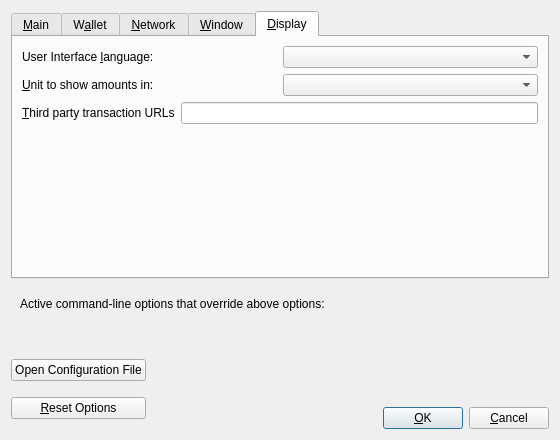
<?xml version="1.0" encoding="UTF-8"?>
<ui version="4.0">
 <class>OptionsDialog</class>
 <widget class="QDialog" name="OptionsDialog">
  <property name="geometry">
   <rect>
    <x>0</x>
    <y>0</y>
    <width>560</width>
    <height>440</height>
   </rect>
  </property>
  <property name="windowTitle">
   <string>Options</string>
  </property>
  <property name="modal">
   <bool>true</bool>
  </property>
  <layout class="QVBoxLayout" name="verticalLayout">
   <item>
    <widget class="QTabWidget" name="tabWidget">
     <property name="currentIndex">
      <number>4</number>
     </property>
     <widget class="QWidget" name="tabMain">
      <attribute name="title">
       <string>&amp;Main</string>
      </attribute>
      <layout class="QVBoxLayout" name="verticalLayout_Main">
       <item>
        <widget class="QCheckBox" name="sinAtStartup">
         <property name="toolTip">
          <string>Automatically start %1 after logging in to the system.</string>
         </property>
         <property name="text">
          <string>&amp;Start %1 on system login</string>
         </property>
        </widget>
       </item>
       <item>
        <spacer name="horizontalSpacer_0_Main">
         <property name="orientation">
          <enum>Qt::Horizontal</enum>
         </property>
         <property name="sizeHint" stdset="0">
          <size>
           <width>40</width>
           <height>5</height>
          </size>
         </property>
        </spacer>
       </item>
       <item>
        <layout class="QHBoxLayout" name="horizontalLayout_Main_Prune">
         <item>
          <widget class="QCheckBox" name="prune">
           <property name="toolTip">
            <string>Disables some advanced features but all blocks will still be fully validated. Reverting this setting requires re-downloading the entire blockchain. Actual disk usage may be somewhat higher.</string>
           </property>
           <property name="text">
            <string>Prune &amp;block storage to</string>
           </property>
          </widget>
         </item>
         <item>
          <widget class="QSpinBox" name="pruneSize"/>
         </item>
         <item>
          <widget class="QLabel" name="pruneSizeUnitLabel">
           <property name="text">
            <string>GB</string>
           </property>
           <property name="textFormat">
            <enum>Qt::PlainText</enum>
           </property>
          </widget>
         </item>
         <item>
          <spacer name="horizontalSpacer_Main_Prune">
           <property name="orientation">
            <enum>Qt::Horizontal</enum>
           </property>
           <property name="sizeHint" stdset="0">
            <size>
             <width>40</width>
             <height>20</height>
            </size>
           </property>
          </spacer>
         </item>
        </layout>
       </item>
       <item>
        <widget class="QLabel" name="pruneWarning">
         <property name="text">
          <string>Reverting this setting requires re-downloading the entire blockchain.</string>
         </property>
         <property name="textFormat">
          <enum>Qt::PlainText</enum>
         </property>
        </widget>
       </item>
       <item>
        <layout class="QHBoxLayout" name="horizontalLayout_2_Main">
         <item>
          <widget class="QLabel" name="databaseCacheLabel">
           <property name="text">
            <string>Size of &amp;database cache</string>
           </property>
           <property name="textFormat">
            <enum>Qt::PlainText</enum>
           </property>
           <property name="buddy">
            <cstring>databaseCache</cstring>
           </property>
          </widget>
         </item>
         <item>
          <widget class="QSpinBox" name="databaseCache"/>
         </item>
         <item>
          <widget class="QLabel" name="databaseCacheUnitLabel">
           <property name="text">
            <string>MB</string>
           </property>
           <property name="textFormat">
            <enum>Qt::PlainText</enum>
           </property>
          </widget>
         </item>
         <item>
          <spacer name="horizontalSpacer_2_Main">
           <property name="orientation">
            <enum>Qt::Horizontal</enum>
           </property>
           <property name="sizeHint" stdset="0">
            <size>
             <width>40</width>
             <height>20</height>
            </size>
           </property>
          </spacer>
         </item>
        </layout>
       </item>
       <item>
        <layout class="QHBoxLayout" name="horizontalLayout_Main_VerifyLabel">
         <item>
          <widget class="QLabel" name="threadsScriptVerifLabel">
           <property name="text">
            <string>Number of script &amp;verification threads</string>
           </property>
           <property name="textFormat">
            <enum>Qt::PlainText</enum>
           </property>
           <property name="buddy">
            <cstring>threadsScriptVerif</cstring>
           </property>
          </widget>
         </item>
         <item>
          <widget class="QSpinBox" name="threadsScriptVerif">
           <property name="toolTip">
            <string>(0 = auto, &lt;0 = leave that many cores free)</string>
           </property>
          </widget>
         </item>
         <item>
          <spacer name="horizontalSpacer_Main_Threads">
           <property name="orientation">
            <enum>Qt::Horizontal</enum>
           </property>
           <property name="sizeHint" stdset="0">
            <size>
             <width>40</width>
             <height>20</height>
            </size>
           </property>
          </spacer>
         </item>
        </layout>
       </item>
       <item>
        <spacer name="verticalSpacer_Main">
         <property name="orientation">
          <enum>Qt::Vertical</enum>
         </property>
         <property name="sizeHint" stdset="0">
          <size>
           <width>20</width>
           <height>40</height>
          </size>
         </property>
        </spacer>
       </item>
      </layout>
     </widget>
     <widget class="QWidget" name="tabWallet">
      <attribute name="title">
       <string>W&amp;allet</string>
      </attribute>
      <layout class="QVBoxLayout" name="verticalLayout_Wallet">
       <item>
        <widget class="QGroupBox" name="groupBox">
         <property name="title">
          <string>Expert</string>
         </property>
         <layout class="QVBoxLayout" name="verticalLayout_2">
          <item>
           <widget class="QCheckBox" name="coinControlFeatures">
            <property name="toolTip">
             <string>Whether to show coin control features or not.</string>
            </property>
            <property name="text">
             <string>Enable coin &amp;control features</string>
            </property>
           </widget>
          </item>
          <item>
           <widget class="QCheckBox" name="showMasternodesTab">
            <property name="toolTip">
             <string>Show additional tab listing all your InfinityNodes in first sub-tab&lt;br/&gt;and all InfinityNodes on the network in second sub-tab.</string>
            </property>
            <property name="text">
             <string>Show InfinityNodes Tab</string>
            </property>
           </widget>
          </item>
          <item>
           <widget class="QCheckBox" name="spendZeroConfChange">
            <property name="toolTip">
             <string>If you disable the spending of unconfirmed change, the change from a transaction cannot be used until that transaction has at least one confirmation. This also affects how your balance is computed.</string>
            </property>
            <property name="text">
             <string>&amp;Spend unconfirmed change</string>
            </property>
           </widget>
          </item>
         </layout>
        </widget>
       </item>
       <item>
        <spacer name="verticalSpacer_Wallet">
         <property name="orientation">
          <enum>Qt::Vertical</enum>
         </property>
         <property name="sizeHint" stdset="0">
          <size>
           <width>20</width>
           <height>40</height>
          </size>
         </property>
        </spacer>
       </item>
      </layout>
     </widget>
     <widget class="QWidget" name="tabNetwork">
      <attribute name="title">
       <string>&amp;Network</string>
      </attribute>
      <layout class="QVBoxLayout" name="verticalLayout_Network">
       <item>
        <widget class="QCheckBox" name="mapPortUpnp">
         <property name="toolTip">
          <string>Automatically open the SIN client port on the router. This only works when your router supports UPnP and it is enabled.</string>
         </property>
         <property name="text">
          <string>Map port using &amp;UPnP</string>
         </property>
        </widget>
       </item>
       <item>
        <widget class="QCheckBox" name="allowIncoming">
         <property name="toolTip">
          <string>Accept connections from outside.</string>
         </property>
         <property name="text">
          <string>Allow incomin&amp;g connections</string>
         </property>
        </widget>
       </item>
       <item>
        <widget class="QCheckBox" name="connectSocks">
         <property name="toolTip">
          <string>Connect to the SIN network through a SOCKS5 proxy.</string>
         </property>
         <property name="text">
          <string>&amp;Connect through SOCKS5 proxy (default proxy):</string>
         </property>
        </widget>
       </item>
       <item>
        <layout class="QHBoxLayout" name="horizontalLayout_1_Network">
         <item>
          <widget class="QLabel" name="proxyIpLabel">
           <property name="text">
            <string>Proxy &amp;IP:</string>
           </property>
           <property name="textFormat">
            <enum>Qt::PlainText</enum>
           </property>
           <property name="buddy">
            <cstring>proxyIp</cstring>
           </property>
          </widget>
         </item>
         <item>
          <widget class="QValidatedLineEdit" name="proxyIp">
           <property name="minimumSize">
            <size>
             <width>140</width>
             <height>0</height>
            </size>
           </property>
           <property name="maximumSize">
            <size>
             <width>140</width>
             <height>16777215</height>
            </size>
           </property>
           <property name="toolTip">
            <string>IP address of the proxy (e.g. IPv4: 127.0.0.1 / IPv6: ::1)</string>
           </property>
          </widget>
         </item>
         <item>
          <widget class="QLabel" name="proxyPortLabel">
           <property name="text">
            <string>&amp;Port:</string>
           </property>
           <property name="textFormat">
            <enum>Qt::PlainText</enum>
           </property>
           <property name="buddy">
            <cstring>proxyPort</cstring>
           </property>
          </widget>
         </item>
         <item>
          <widget class="QLineEdit" name="proxyPort">
           <property name="minimumSize">
            <size>
             <width>55</width>
             <height>0</height>
            </size>
           </property>
           <property name="maximumSize">
            <size>
             <width>55</width>
             <height>16777215</height>
            </size>
           </property>
           <property name="toolTip">
            <string>Port of the proxy (e.g. 9050)</string>
           </property>
          </widget>
         </item>
         <item>
          <spacer name="horizontalSpacer_1_Network">
           <property name="orientation">
            <enum>Qt::Horizontal</enum>
           </property>
           <property name="sizeHint" stdset="0">
            <size>
             <width>40</width>
             <height>20</height>
            </size>
           </property>
          </spacer>
         </item>
        </layout>
       </item>
       <item>
        <layout class="QHBoxLayout" name="horizontalLayout_2_Network">
         <item>
          <widget class="QLabel" name="proxyActiveNets">
           <property name="text">
            <string>Used for reaching peers via:</string>
           </property>
           <property name="textFormat">
            <enum>Qt::PlainText</enum>
           </property>
          </widget>
         </item>
         <item>
          <widget class="QCheckBox" name="proxyReachIPv4">
           <property name="enabled">
            <bool>false</bool>
           </property>
           <property name="toolTip">
            <string>Shows if the supplied default SOCKS5 proxy is used to reach peers via this network type.</string>
           </property>
           <property name="text">
            <string/>
           </property>
          </widget>
         </item>
         <item>
          <widget class="QLabel" name="proxyReachIPv4Label">
           <property name="text">
            <string>IPv4</string>
           </property>
           <property name="textFormat">
            <enum>Qt::PlainText</enum>
           </property>
          </widget>
         </item>
         <item>
          <widget class="QCheckBox" name="proxyReachIPv6">
           <property name="enabled">
            <bool>false</bool>
           </property>
           <property name="toolTip">
            <string>Shows if the supplied default SOCKS5 proxy is used to reach peers via this network type.</string>
           </property>
           <property name="text">
            <string/>
           </property>
          </widget>
         </item>
         <item>
          <widget class="QLabel" name="proxyReachIPv6Label">
           <property name="text">
            <string>IPv6</string>
           </property>
           <property name="textFormat">
            <enum>Qt::PlainText</enum>
           </property>
          </widget>
         </item>
         <item>
          <widget class="QCheckBox" name="proxyReachTor">
           <property name="enabled">
            <bool>false</bool>
           </property>
           <property name="toolTip">
            <string>Shows if the supplied default SOCKS5 proxy is used to reach peers via this network type.</string>
           </property>
           <property name="text">
            <string/>
           </property>
          </widget>
         </item>
         <item>
          <widget class="QLabel" name="proxyReachTorLabel">
           <property name="text">
            <string>Tor</string>
           </property>
           <property name="textFormat">
            <enum>Qt::PlainText</enum>
           </property>
          </widget>
         </item>
         <item>
          <spacer name="horizontalSpacer_2_Network">
           <property name="orientation">
            <enum>Qt::Horizontal</enum>
           </property>
           <property name="sizeHint" stdset="0">
            <size>
             <width>40</width>
             <height>20</height>
            </size>
           </property>
          </spacer>
         </item>
        </layout>
       </item>
       <item>
        <widget class="QCheckBox" name="connectSocksTor">
         <property name="toolTip">
          <string>Connect to the SIN network through a separate SOCKS5 proxy for Tor hidden services.</string>
         </property>
         <property name="text">
          <string>Use separate SOCKS&amp;5 proxy to reach peers via Tor hidden services:</string>
         </property>
        </widget>
       </item>
       <item>
        <layout class="QHBoxLayout" name="horizontalLayout_3_Network">
         <item>
          <widget class="QLabel" name="proxyIpTorLabel">
           <property name="text">
            <string>Proxy &amp;IP:</string>
           </property>
           <property name="textFormat">
            <enum>Qt::PlainText</enum>
           </property>
           <property name="buddy">
            <cstring>proxyIpTor</cstring>
           </property>
          </widget>
         </item>
         <item>
          <widget class="QValidatedLineEdit" name="proxyIpTor">
           <property name="minimumSize">
            <size>
             <width>140</width>
             <height>0</height>
            </size>
           </property>
           <property name="maximumSize">
            <size>
             <width>140</width>
             <height>16777215</height>
            </size>
           </property>
           <property name="toolTip">
            <string>IP address of the proxy (e.g. IPv4: 127.0.0.1 / IPv6: ::1)</string>
           </property>
          </widget>
         </item>
         <item>
          <widget class="QLabel" name="proxyPortTorLabel">
           <property name="text">
            <string>&amp;Port:</string>
           </property>
           <property name="textFormat">
            <enum>Qt::PlainText</enum>
           </property>
           <property name="buddy">
            <cstring>proxyPortTor</cstring>
           </property>
          </widget>
         </item>
         <item>
          <widget class="QLineEdit" name="proxyPortTor">
           <property name="minimumSize">
            <size>
             <width>55</width>
             <height>0</height>
            </size>
           </property>
           <property name="maximumSize">
            <size>
             <width>55</width>
             <height>16777215</height>
            </size>
           </property>
           <property name="toolTip">
            <string>Port of the proxy (e.g. 9050)</string>
           </property>
          </widget>
         </item>
         <item>
          <spacer name="horizontalSpacer_4_Network">
           <property name="orientation">
            <enum>Qt::Horizontal</enum>
           </property>
           <property name="sizeHint" stdset="0">
            <size>
             <width>40</width>
             <height>20</height>
            </size>
           </property>
          </spacer>
         </item>
        </layout>
       </item>
       <item>
        <spacer name="verticalSpacer_Network">
         <property name="orientation">
          <enum>Qt::Vertical</enum>
         </property>
         <property name="sizeHint" stdset="0">
          <size>
           <width>20</width>
           <height>40</height>
          </size>
         </property>
        </spacer>
       </item>
      </layout>
     </widget>
     <widget class="QWidget" name="tabWindow">
      <attribute name="title">
       <string>&amp;Window</string>
      </attribute>
      <layout class="QVBoxLayout" name="verticalLayout_Window">
       <item>
        <widget class="QCheckBox" name="hideTrayIcon">
         <property name="toolTip">
          <string>Hide the icon from the system tray.</string>
         </property>
         <property name="text">
          <string>&amp;Hide tray icon</string>
         </property>
        </widget>
       </item>
       <item>
        <widget class="QCheckBox" name="minimizeToTray">
         <property name="toolTip">
          <string>Show only a tray icon after minimizing the window.</string>
         </property>
         <property name="text">
          <string>&amp;Minimize to the tray instead of the taskbar</string>
         </property>
        </widget>
       </item>
       <item>
        <widget class="QCheckBox" name="minimizeOnClose">
         <property name="toolTip">
          <string>Minimize instead of exit the application when the window is closed. When this option is enabled, the application will be closed only after selecting Exit in the menu.</string>
         </property>
         <property name="text">
          <string>M&amp;inimize on close</string>
         </property>
        </widget>
       </item>
       <item>
        <spacer name="verticalSpacer_Window">
         <property name="orientation">
          <enum>Qt::Vertical</enum>
         </property>
         <property name="sizeHint" stdset="0">
          <size>
           <width>20</width>
           <height>40</height>
          </size>
         </property>
        </spacer>
       </item>
      </layout>
     </widget>
     <widget class="QWidget" name="tabDisplay">
      <attribute name="title">
       <string>&amp;Display</string>
      </attribute>
      <layout class="QVBoxLayout" name="verticalLayout_Display">
       <item>
        <layout class="QHBoxLayout" name="horizontalLayout_1_Display">
         <item>
          <widget class="QLabel" name="langLabel">
           <property name="text">
            <string>User Interface &amp;language:</string>
           </property>
           <property name="textFormat">
            <enum>Qt::PlainText</enum>
           </property>
           <property name="buddy">
            <cstring>lang</cstring>
           </property>
          </widget>
         </item>
         <item>
          <widget class="QValueComboBox" name="lang">
           <property name="toolTip">
            <string>The user interface language can be set here. This setting will take effect after restarting %1.</string>
           </property>
          </widget>
         </item>
        </layout>
       </item>
       <item>
        <layout class="QHBoxLayout" name="horizontalLayout_2_Display">
         <item>
          <widget class="QLabel" name="unitLabel">
           <property name="text">
            <string>&amp;Unit to show amounts in:</string>
           </property>
           <property name="textFormat">
            <enum>Qt::PlainText</enum>
           </property>
           <property name="buddy">
            <cstring>unit</cstring>
           </property>
          </widget>
         </item>
         <item>
          <widget class="QValueComboBox" name="unit">
           <property name="toolTip">
            <string>Choose the default subdivision unit to show in the interface and when sending coins.</string>
           </property>
          </widget>
         </item>
        </layout>
       </item>
       <item>
        <layout class="QHBoxLayout" name="horizontalLayout_3_Display">
         <item>
          <widget class="QLabel" name="thirdPartyTxUrlsLabel">
           <property name="toolTip">
            <string>Third party URLs (e.g. a block explorer) that appear in the transactions tab as context menu items. %s in the URL is replaced by transaction hash. Multiple URLs are separated by vertical bar |.</string>
           </property>
           <property name="text">
            <string>&amp;Third party transaction URLs</string>
           </property>
           <property name="buddy">
            <cstring>thirdPartyTxUrls</cstring>
           </property>
          </widget>
         </item>
         <item>
          <widget class="QLineEdit" name="thirdPartyTxUrls">
           <property name="toolTip">
            <string>Third party URLs (e.g. a block explorer) that appear in the transactions tab as context menu items. %s in the URL is replaced by transaction hash. Multiple URLs are separated by vertical bar |.</string>
           </property>
          </widget>
         </item>
        </layout>
       </item>
       <item>
        <spacer name="verticalSpacer_Display">
         <property name="orientation">
          <enum>Qt::Vertical</enum>
         </property>
         <property name="sizeHint" stdset="0">
          <size>
           <width>20</width>
           <height>40</height>
          </size>
         </property>
        </spacer>
       </item>
      </layout>
     </widget>
    </widget>
   </item>
   <item>
    <widget class="QFrame" name="frame">
     <layout class="QVBoxLayout" name="verticalLayout_Bottom">
      <item>
       <layout class="QHBoxLayout" name="horizontalLayout_Bottom">
        <item>
         <widget class="QLabel" name="overriddenByCommandLineInfoLabel">
          <property name="text">
           <string>Active command-line options that override above options:</string>
          </property>
          <property name="textFormat">
           <enum>Qt::PlainText</enum>
          </property>
         </widget>
        </item>
        <item>
         <spacer name="horizontalSpacer_Bottom">
          <property name="orientation">
           <enum>Qt::Horizontal</enum>
          </property>
          <property name="sizeHint" stdset="0">
           <size>
            <width>40</width>
            <height>20</height>
           </size>
          </property>
         </spacer>
        </item>
       </layout>
      </item>
      <item>
       <widget class="QLabel" name="overriddenByCommandLineLabel">
        <property name="text">
         <string/>
        </property>
        <property name="textFormat">
         <enum>Qt::PlainText</enum>
        </property>
        <property name="wordWrap">
         <bool>true</bool>
        </property>
       </widget>
      </item>
     </layout>
    </widget>
   </item>
   <item>
    <layout class="QHBoxLayout" name="horizontalLayout_Buttons">
     <item>
      <layout class="QVBoxLayout" name="verticalLayout_Buttons">
       <item>
        <widget class="QPushButton" name="openSINConfButton">
         <property name="toolTip">
          <string>Open the %1 configuration file from the working directory.</string>
         </property>
         <property name="text">
          <string>Open Configuration File</string>
         </property>
         <property name="autoDefault">
          <bool>false</bool>
         </property>
        </widget>
       </item>
       <item>
        <widget class="QPushButton" name="resetButton">
         <property name="toolTip">
          <string>Reset all client options to default.</string>
         </property>
         <property name="text">
          <string>&amp;Reset Options</string>
         </property>
         <property name="autoDefault">
          <bool>false</bool>
         </property>
        </widget>
       </item>
      </layout>
     </item>
     <item>
      <spacer name="horizontalSpacer_1">
       <property name="orientation">
        <enum>Qt::Horizontal</enum>
       </property>
       <property name="sizeHint" stdset="0">
        <size>
         <width>40</width>
         <height>48</height>
        </size>
       </property>
      </spacer>
     </item>
     <item>
      <widget class="QLabel" name="statusLabel">
       <property name="minimumSize">
        <size>
         <width>200</width>
         <height>0</height>
        </size>
       </property>
       <property name="font">
        <font>
         <weight>75</weight>
         <bold>true</bold>
        </font>
       </property>
       <property name="text">
        <string/>
       </property>
       <property name="textFormat">
        <enum>Qt::PlainText</enum>
       </property>
       <property name="wordWrap">
        <bool>true</bool>
       </property>
      </widget>
     </item>
     <item>
      <spacer name="horizontalSpacer_2">
       <property name="orientation">
        <enum>Qt::Horizontal</enum>
       </property>
       <property name="sizeHint" stdset="0">
        <size>
         <width>40</width>
         <height>48</height>
        </size>
       </property>
      </spacer>
     </item>
     <item>
      <layout class="QVBoxLayout" name="verticalLayout_4">
       <item>
        <spacer name="verticalSpacer">
         <property name="orientation">
          <enum>Qt::Vertical</enum>
         </property>
         <property name="sizeHint" stdset="0">
          <size>
           <width>20</width>
           <height>40</height>
          </size>
         </property>
        </spacer>
       </item>
       <item>
        <layout class="QHBoxLayout" name="horizontalLayout">
         <item>
          <widget class="QPushButton" name="okButton">
           <property name="text">
            <string>&amp;OK</string>
           </property>
           <property name="autoDefault">
            <bool>false</bool>
           </property>
           <property name="default">
            <bool>true</bool>
           </property>
          </widget>
         </item>
         <item>
          <widget class="QPushButton" name="cancelButton">
           <property name="text">
            <string>&amp;Cancel</string>
           </property>
           <property name="autoDefault">
            <bool>false</bool>
           </property>
          </widget>
         </item>
        </layout>
       </item>
      </layout>
     </item>
    </layout>
   </item>
  </layout>
 </widget>
 <customwidgets>
  <customwidget>
   <class>QValidatedLineEdit</class>
   <extends>QLineEdit</extends>
   <header>qt/qvalidatedlineedit.h</header>
  </customwidget>
  <customwidget>
   <class>QValueComboBox</class>
   <extends>QComboBox</extends>
   <header>qt/qvaluecombobox.h</header>
  </customwidget>
 </customwidgets>
 <resources/>
 <connections/>
</ui>
